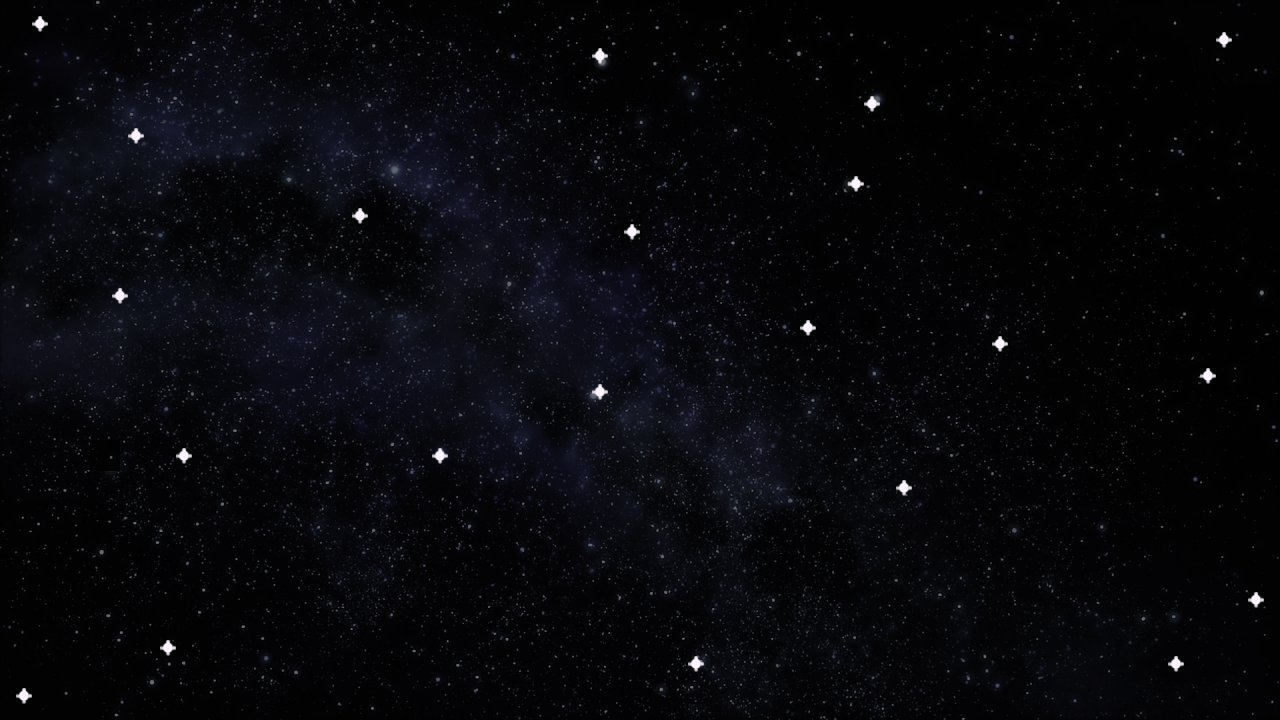

The image is a tile-based game level rendered from a .tmx file. Its description and source (layers, tilesets, objects; grid data summarised) follow:
An orthogonal 80x45 tile map with 16x16 px tiles, 1 tile layer (stars), 1 image layer and 21 objects (Shanee, Exxtor, Visi, Alia, Mesh, ...).

<map version="1.4" tiledversion="1.4.3" orientation="orthogonal" renderorder="right-down" width="80" height="45" tilewidth="16" tileheight="16" infinite="0" nextlayerid="5" nextobjectid="22">
 <tileset firstgid="1" name="stars" tilewidth="16" tileheight="16" tilecount="100" columns="10">
  <image source="stars.png" width="160" height="160" />
 </tileset>
 <imagelayer id="2" name="background">
  <image source="bg.png" width="1280" height="720" />
 </imagelayer>
 <layer id="3" name="stars" width="80" height="45">
  <data>[3600 cells, 21 non-empty, 1 distinct tile ids]</data>
 </layer>
 <objectgroup id="4" name="stars-obj">
  <object id="1" name="Shanee" x="40.7227" y="24.2397" />
  <object id="2" name="Exxtor" x="136.712" y="135.742" />
  <object id="3" name="Visi" x="120.229" y="295.724" />
  <object id="4" name="Alia" x="185.191" y="456.676" />
  <object id="5" type="Mesh" x="167.739" y="647.685" />
  <object id="6" name="Ishtar" x="25.2093" y="696.164" />
  <object id="7" name="Elle" x="359.717" y="215.249" />
  <object id="8" name="Yunts" x="440.193" y="456.676" />
  <object id="9" name="Wout" x="601.145" y="391.714" />
  <object id="10" name="Varda" x="632.171" y="230.762" />
  <object id="11" name="Oros" x="601.145" y="56.2361" />
  <object id="12" name="Xorg" x="697.134" y="664.168" />
  <object id="13" name="Evelett" x="807.667" y="327.721" />
  <object id="14" name="Torro" x="856.146" y="183.252" />
  <object id="15" name="Arx" type="Abbina" x="873.599" y="103.746" />
  <object id="16" name="Rotter" x="999.645" y="344.204" />
  <object id="17" name="Uni" x="904.626" y="487.703" />
  <object id="18" name="Barnce" x="1177.08" y="664.168" />
  <object id="19" name="Lofe" x="1255.62" y="600.175" />
  <object id="20" name="Tenns" x="1209.08" y="376.2" />
  <object id="21" name="Oda" x="1224.59" y="39.7531" />
 </objectgroup>
</map>